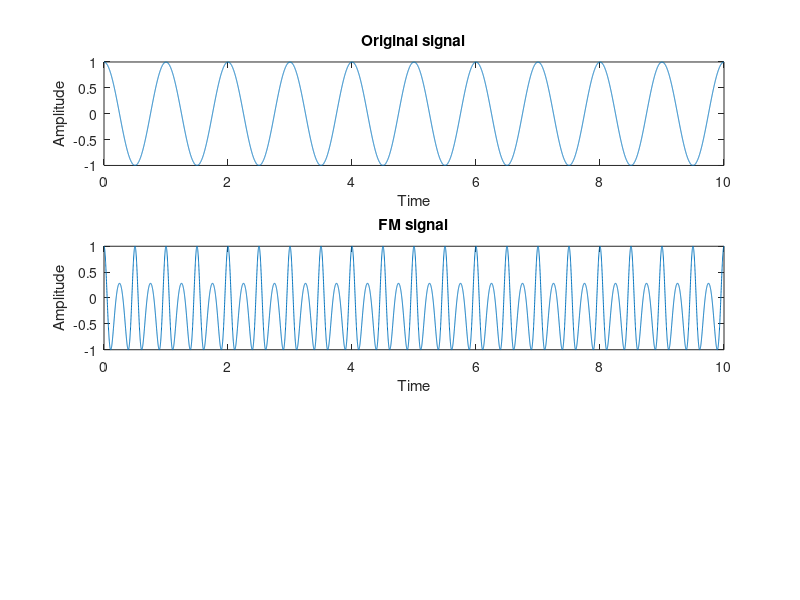

The MATLAB script that drew this image: (Note: this script raises an error after producing the figure.)
clc
clear 
close all hidden

%% 0. Load parameters
%AP00_ParametersFerdi
Param.NtargetsAz = 11; % number of targets in each eta bin
Param.NtargetsRange = 11; % number of targets in each eta bin

% Frequency modulation : S(t)=Accos(2πfct+β∫m(t)dt)
% Pr = (Pt*(G^2)*(λ^2)*σ)/(((4π)^3)*(R^4))
% (SNR)_o = (Pt*(G^2)*(λ^2)*σ)/(((4π)^3)*k*Ts*B*L*(R^4))

%% FM Transmitter
fc      = 100e6; % Carrier freq = 100 MHz
fm      = 1;
beta    = 5;
tp      = 0:0.001:10;
message = cos(2*pi*fm*tp); %modulating signal, fm is message frequency
fm      = cos(2*pi*fc*tp+beta.*sin(2*pi*fm*tp)); % FM is modulated signal

figure(1)
subplot(3,1,1)
plot(tp, message);
title('Original signal');
xlabel('Time');
ylabel('Amplitude')

subplot(3,1,2)
plot(tp, fm);
title('FM signal');
xlabel('Time');
ylabel('Amplitude')

%% Radar Parameters
pt          = 100; % peak power in Watts
freq        = fc; % radar operating frequency in Hz
g           = 45.0; % antenna gain in dB
sigma       = 0.1; % radar cross section in m squared
b           = 5.0e+6; % radar operating bandwidth in Hz
nf          = 3.0; % noise figure in dB
loss        = 6.0; % radar losses in dB
range       = linspace(5e3,150e3,1000);%range : 5 km to 150 km
[pr, snr]   = radar_eq(pt, freq, g, sigma, b, nf, loss, range);
rangekm     = range ./ 1000;

subplot(3,1,3)
plot(rangekm,pr,'linewidth',1.5)
grid;
xlabel ('Detection range in km');
ylabel ('Pr in dBm');

%% 1. Active SAR (FM Transmitter) 
%FP01_CreateSatGeometry
%FP02_FindSwath

%% 2. Passive SAR (FM Receiver)
%FP01_CreateSatGeometry
%FP02_FindSwath

%% 3. Find GRP
%geodetic2aer

%% 4. Generate spatial sampling points (Targets)
%FP03_GenerateTargets

%% 5. Get ground reflectivity
%FP04_GetGroundReflect

%% 6. Define the source waveform
% this will be FM 

%% 7. Generate base chirp 
%sb = 

%% 8. Select the Testing value for testing the script
%Testing

%% 9. Approx azimuth of the satellite to calculate the antenna pattern
%azimuth

%% 10. Reference sqd that will be used for template match filtering
%FP05_CalcReflectionBi --> at GRP

%% 11. Generate the reflected signal from the entire swath
%FP05_CalcReflectionBi --> at TargetLat and TargetLon

%% 12. Plot the raw unfocused SAR signal



%%%%%%%%%% Functions %%%%%%%%%%%%%%%%%%%%%%%%%%%%%%%%%%%%%%
function [pr, snr] = radar_eq(pt, freq, g, sigma, b, nf, loss, range)
% 
% (SNR)o = (Pt*(G^2)*(λ^2)*σ)/((4π)^3)*k*T0*B*F*L*(R^4)
c               = 3.0e+8; % speed of light
lambda          = c / freq; % wavelength
p_peak          = 10*log10(pt); % convert peak power to dB
lambda_sqdb     = 10*log10(lambda^2); % compute wavelength square in dB
sigmadb         = 10*log10(sigma); % convert sigma to dB
four_pi_cub     = 10*log10((4.0 * pi)^3); % (4pi)^3 in dB
k_db            = 10*log10(1.38e-23); % Boltzmann's constant in dB
to_db           = 10*log10(290); % noise temp. in dB
b_db            = 10*log10(b); % bandwidth in dB
range_pwr4_db   = 10*log10(range.^4); % vector of target range^4 in dB
% Implement Equation (1.83)
num = p_peak + g + g + lambda_sqdb + sigmadb;% nominator
den = four_pi_cub + k_db + to_db + b_db + nf + loss + range_pwr4_db;% denominator
snr = num - den;
pr = num - (four_pi_cub + range_pwr4_db);
end